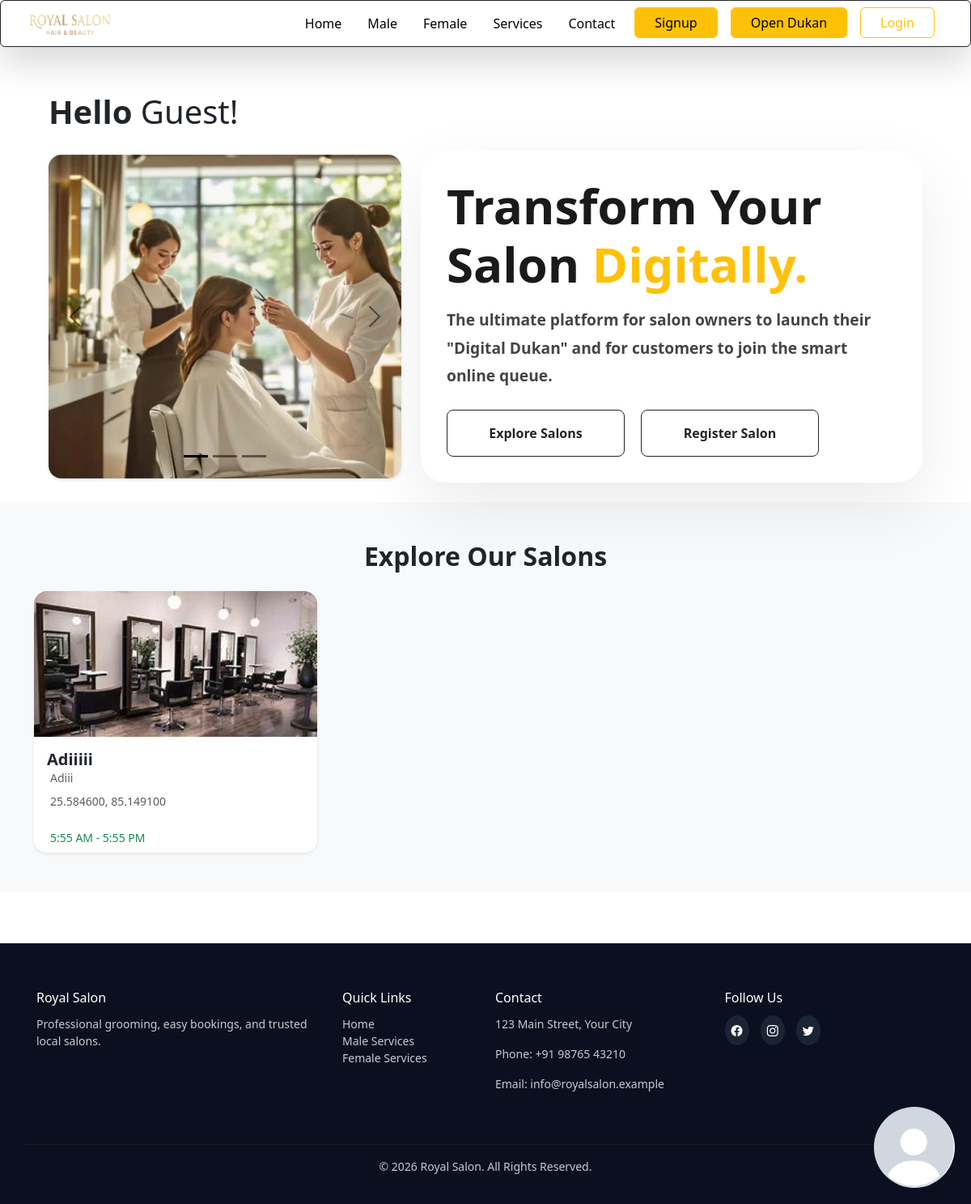
The page / on the database its author committed.
### shopkeeper/models.py (models this page shows, shortened)
class SiderImage(models.Model):
    image = models.ImageField(upload_to="slider/", null=True, blank=True)

class Salon(models.Model):
    owner = models.ForeignKey(User,on_delete=models.CASCADE)
    owner_name = models.CharField(max_length=100)
    salon_name = models.CharField(max_length=100)
    salon_image = models.ImageField(upload_to='salon_image/')
    latitude = models.FloatField(blank=True, null=True)
    longitude = models.FloatField(blank=True, null=True)
    open_time = models.TimeField()
    close_time = models.TimeField()
    description = models.TextField( null=True, blank= True)
    created_at = models.DateTimeField(auto_now_add=True)
    @property
    def location_text(self):
        if self.latitude is not None and self.longitude is not None:
            return f"{self.latitude:.6f}, {self.longitude:.6f}"
        return "Location not set"

### shopkeeper/views.py (the view)
# urls.py: 2. Add a URL to urlpatterns:  path('', views.home, name='home')
def home(request):
    all_salons = Salon.objects.all()
    has_salon = False
    if request.user.is_authenticated:
        has_salon = Salon.objects.filter(owner=request.user).exists()
    slider_images = SiderImage.objects.exclude(image__isnull=True).exclude(image__exact='')
    user_queue_ids = []
    if request.user.is_authenticated and hasattr(request.user, 'is_customer') and request.user.is_customer:
        user_queue_ids = list(QueueEntry.objects.filter(customer=request.user, status='waiting').values_list('salon_id', flat=True))
    context = {
        'salons': all_salons,
        'user_queue_ids': user_queue_ids,
        "slide_image" : slider_images,
        "has_salon": has_salon,
    }
    return render(request, 'home.html', context)

### templates/home.html (shortened to what this page needs)
{% extends "main.html" %}
{% load static %}
{% block extra_css %}
<link rel="stylesheet" href="{% static 'css/home.css' %}" />
{% endblock %}
{% block content %}
<div class="container-fluid mt-4">
    <h1 class="ms-md-5 ms-3 mt-3"><b>Hello</b> {{ user.name|default:'Guest' }}!</h1>
    <div class="row align-items-center my-4 px-md-5 px-3">
        <div class="col-lg-5 mb-4 mb-lg-0">
            {% if slide_image %}
            <div id="carouselExampleDark" class="carousel carousel-dark slide" data-bs-ride="carousel">
                <div class="carousel-indicators">
                    {% for slide in slide_image %}
                    <button type="button" data-bs-target="#carouselExampleDark" data-bs-slide-to="{{ forloop.counter0 }}" class="{% if forloop.first %}active{% endif %}" aria-current="true" aria-label="Slide {{ forloop.counter }}"></button>
                    {% endfor %}
                </div>
                <div class="carousel-inner rounded-4 shadow-sm">
                    {% for slide in slide_image %}
                    <div class="carousel-item {% if forloop.first %}active{% endif %}" data-bs-interval="5000">
                        {% if slide.image %}
                        <img src="{{ slide.image.url }}" class="d-block w-100" alt="Slider Image" style="height: 400px; object-fit: cover;">
                        {% endif %}
                        <div class="carousel-caption d-none d-md-block"></div>
                    </div>
                    {% endfor %}
                </div>
                <button class="carousel-control-prev" type="button" data-bs-target="#carouselExampleDark" data-bs-slide="prev">
                    <span class="carousel-control-prev-icon" aria-hidden="true"></span>
                </button>
                <button class="carousel-control-next" type="button" data-bs-target="#carouselExampleDark" data-bs-slide="next">
                    <span class="carousel-control-next-icon" aria-hidden="true"></span>
                </button>
            </div>
            {% else %}
            <div class="bg-light rounded-4 shadow-sm d-flex align-items-center justify-content-center" style="height: 400px;">
                <p class="text-muted">Welcome to our Salon Service!</p>
            </div>
            {% endif %}
        </div>
        <div class="col-lg-7">
            <div class="hero-card">
            <h1 class="hero-title fw-bold">
                Transform Your Salon <span style="color: #ffc107;">Digitally.</span>
            </h1>
            <p class="hero-subtitle lead mt-3 fw-semibold">
                The ultimate platform for salon owners to launch their "Digital Dukan"
                and for customers to join the smart online queue.
            </p>
            <div class="mt-4 hero-btn ">
                <a href="#salons-section" class="btn btn-outline-dark btn-lg px-4">Explore Salons</a>
                <a href="" class="btn btn-outline-dark btn-lg px-4" data-bs-toggle="modal"
              data-bs-target="#salonModal" >Register Salon</a>
            </div>
        </div>
    </div>
    </div>
</div>
<div class="container-fluid bg-light py-5" id="salons-section">
<div class="container">
    <h2 class="fw-bold mb-4 text-center">Explore Our Salons</h2>
    {% if salons %}
    <div class="row g-4">
        {% for i in salons %}
        <div class="col-lg-3 col-md-4 col-sm-6 col-12">
            <a href="{% url 'salon_detail_public' i.id %}" class="text-decoration-none">
            <div class="card salon-card h-100 shadow-sm border-0 rounded-4 overflow-hidden">
                {% if i.salon_image %}
                <img src="{{ i.salon_image.url }}" class="card-img-top"
                    style="height: 180px; object-fit: cover;" alt="{{ i.salon_name }}">
                {% else %}
                <img src="https://cdn-icons-png.flaticon.com/512/3135/3135715.png"
                    class="card-img-top bg-light"
                    style="height: 180px; object-fit: contain; padding: 20px;" alt="Default Profile Image">
                {% endif %}
                <div class="card-body">
                    <h4 class="salon-name fw-bold text-dark mb-0 fs-5 text-truncate" title="{{ i.salon_name }}">
                        {{ i.salon_name }}
                    </h4>
                    <p class="text-muted small mb-2 owner-name text-truncate">
                         {{ i.owner_name }}
                    </p>
                    <p class="text-muted small mb-2 salon-address text-truncate" title="{{ i.location_text }}">
                         {{ i.location_text }}
                    </p>
                </div>
                <div class="card-footer bg-white border-0 pt-0">
                     <p class="text-success small mb-0 salon-time text-truncate">
                         {{ i.open_time|time:"g:i A" }} - {{ i.close_time|time:"g:i A" }}
                    </p>
                </div>
            </div>
            </a>
        </div>
        {% endfor %}
    </div>
    {% else %}
    <div class="alert alert-info rounded-4 py-4 text-center">
        <h5 class="mb-1">No salons found yet.</h5>
        <p class="mb-0">Register a salon or refresh after adding one to see it here.</p>
    </div>
    {% endif %}
</div>
</div>
</div>
{% endblock %}

### static/css/main.css (style rules this page uses)
* { margin: 0; padding: 0; }
body { margin-top: 90px; }

### static/css/home.css (style rules this page uses)
* { padding: 0; margin: 0; }
html, body { overflow-x: hidden; max-width: 100%; }
.hero-card { border: none; background: transparent; padding-top: 50px; }
.hero-title { font-size: 3.5rem; font-weight: 800; color: #1a1a1a; line-height: 1.2; }
.hero-subtitle { color: #555; font-size: 1.2rem; margin-top: 20px; }
.hero-title { font-size: clamp(2rem, 5vw, 4rem); }
.hero-card { position: relative; z-index: 1; background: rgba(255,255,255,0.92); padding: 2rem; border-radius: 32px; box-shadow: 0 30px 80px rgba(0,0,0,0.08); }
.hero-subtitle { max-width: 620px; color: #444; line-height: 1.8; }
.hero-btn { display: flex; flex-direction: column; gap: 20px; width: 100%; max-width: 520px; align-items: flex-start; }
.hero-btn a { min-width: 220px; transition: transform 0.2s ease, box-shadow 0.2s ease, filter 0.2s ease; }
.hero-btn .btn-outline-dark { padding: 1rem 2rem; font-size: 1rem; font-weight: 600; }
.hero-btn a:nth-child(1) { width: auto; }
@media (min-width: 768px) { .hero-card { margin-top:0px; } }
@media (min-width: 768px) { .hero-btn { flex-direction: row; width: 500px; } }
.salon-card { height: 300px; width: 350px; border: 1px solid black; border-radius: 12px; }

### rows shown on the page
SiderImage: image (picture)
Salon: salon_image (picture), salon_name "Adiiiii", owner_name "Adiii", location_text "25.584600, 85.149100", open_time "5:55 AM", close_time "5:55 PM"

### other values the page prints
{{ user.name|default:'Guest' }} "Guest"
